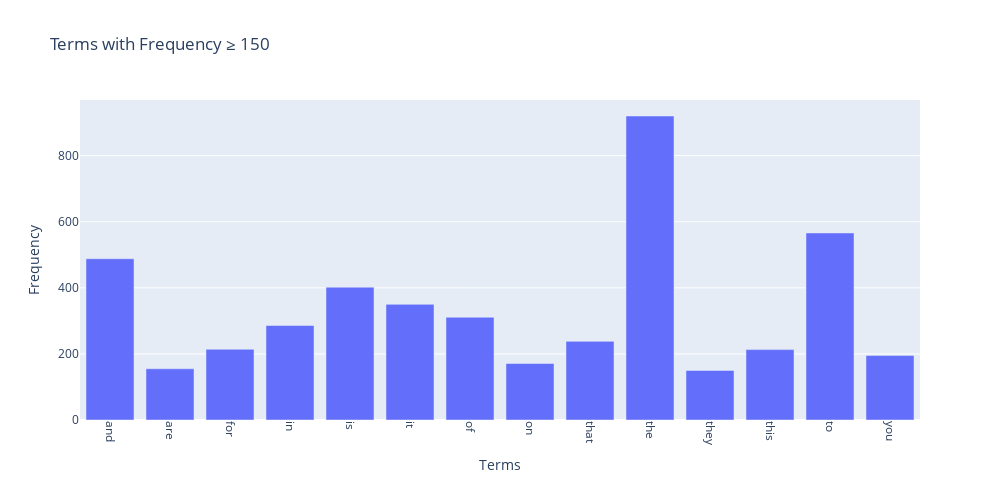

Notebook code cell kept with this figure:
### Markdown cell above
### Exercise 13
The chart above only contains 300 vocabulary in the documents, and it's already computationally intensive to both compute and visualize. Can you efficiently reduce the number of terms you want to visualize as an exercise.

### Code cell
# Answer here
threshold = 150 # Using a threshold of 150 to filter out less frequent terms
mask = term_frequencies >= threshold
filtered_terms = count_vect.get_feature_names_out()[mask]
filtered_freqs = term_frequencies[mask]

fig = px.bar(x=filtered_terms, y=filtered_freqs, labels={'x': 'Terms', 'y': 'Frequency'}, title=f'Terms with Frequency ≥ {threshold}')
fig.update_xaxes(tickangle=90)
fig.update_layout(width=1000, height=500)
fig.show()

### Figure 1 — Plotly figure (JSON) as saved in the notebook; plotly's stock layout.template omitted (floating-point values rounded to 4 significant figures)
{"data": [{"hovertemplate": "Terms=%{x}<br>Frequency=%{y}<extra></extra>", "legendgroup": "", "marker": {"color": "#636efa", "pattern": {"shape": ""}}, "name": "", "orientation": "v", "showlegend": false, "textposition": "auto", "type": "bar", "x": ["and", "are", "for", "in", "is", "it", "of", "on", "that", "the", "they", "this", "to", "you"], "xaxis": "x", "y": [488, 155, 214, 286, 402, 350, 311, 171, 238, 920, 150, 213, 566, 195], "yaxis": "y"}], "layout": {"barmode": "relative", "height": 500, "legend": {"tracegroupgap": 0}, "title": {"text": "Terms with Frequency ≥ 150"}, "width": 1000, "xaxis": {"anchor": "y", "domain": [0, 1], "tickangle": 90, "title": {"text": "Terms"}}, "yaxis": {"anchor": "x", "domain": [0, 1], "title": {"text": "Frequency"}}}}
